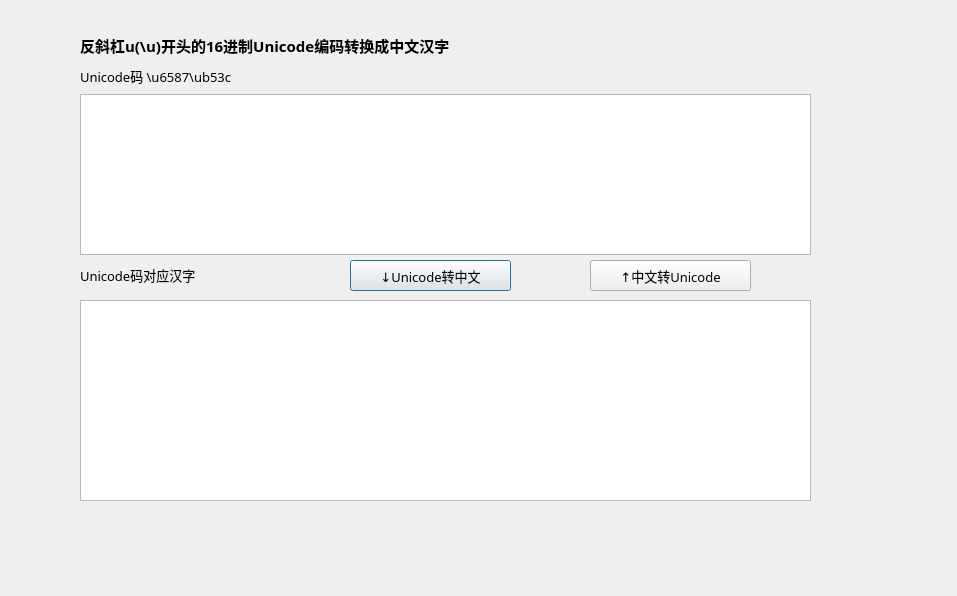
<?xml version="1.0" encoding="UTF-8"?>
<ui version="4.0">
 <class>UnicodeTozh</class>
 <widget class="QDialog" name="UnicodeTozh">
  <property name="geometry">
   <rect>
    <x>0</x>
    <y>0</y>
    <width>957</width>
    <height>596</height>
   </rect>
  </property>
  <property name="windowTitle">
   <string>Dialog</string>
  </property>
  <property name="styleSheet">
   <string notr="true">QDialog.bgw{
	border-right:1px solid rgb(170,170,170);
	background:qlineargradient(spread:reflect,
		x1:0,y1:0,x2:1,y2:0,
		stop:0 rgba(207,210,184,255),
		stop:1 rgba(198,210,100,255));
}
QPushButton:pressed {
         background-color: qlineargradient(x1: 0, y1: 0, x2: 0, y2: 1, stop: 0 #aadbfe, stop: 1 #f6f7fa);

}</string>
  </property>
  <property name="class" stdset="0">
   <string>bgw</string>
  </property>
  <widget class="QPushButton" name="pushButton">
   <property name="geometry">
    <rect>
     <x>350</x>
     <y>260</y>
     <width>161</width>
     <height>31</height>
    </rect>
   </property>
   <property name="font">
    <font>
     <family>微软雅黑</family>
     <pointsize>10</pointsize>
    </font>
   </property>
   <property name="text">
    <string>↓Unicode转中文</string>
   </property>
  </widget>
  <widget class="QLabel" name="label_7">
   <property name="geometry">
    <rect>
     <x>80</x>
     <y>264</y>
     <width>201</width>
     <height>21</height>
    </rect>
   </property>
   <property name="font">
    <font>
     <family>微软雅黑</family>
     <pointsize>10</pointsize>
    </font>
   </property>
   <property name="text">
    <string>Unicode码对应汉字</string>
   </property>
  </widget>
  <widget class="QPlainTextEdit" name="plainTextEdit">
   <property name="geometry">
    <rect>
     <x>80</x>
     <y>94</y>
     <width>731</width>
     <height>161</height>
    </rect>
   </property>
   <property name="font">
    <font>
     <family>微软雅黑</family>
     <weight>50</weight>
     <bold>false</bold>
    </font>
   </property>
  </widget>
  <widget class="QLabel" name="label_6">
   <property name="geometry">
    <rect>
     <x>80</x>
     <y>60</y>
     <width>221</width>
     <height>31</height>
    </rect>
   </property>
   <property name="font">
    <font>
     <family>微软雅黑</family>
     <pointsize>10</pointsize>
    </font>
   </property>
   <property name="text">
    <string>Unicode码 \u6587\ub53c</string>
   </property>
  </widget>
  <widget class="QPlainTextEdit" name="plainTextEdit_2">
   <property name="geometry">
    <rect>
     <x>80</x>
     <y>300</y>
     <width>731</width>
     <height>201</height>
    </rect>
   </property>
   <property name="font">
    <font>
     <family>微软雅黑</family>
     <weight>50</weight>
     <bold>false</bold>
    </font>
   </property>
  </widget>
  <widget class="QPushButton" name="pushButton_2">
   <property name="geometry">
    <rect>
     <x>590</x>
     <y>260</y>
     <width>161</width>
     <height>31</height>
    </rect>
   </property>
   <property name="font">
    <font>
     <family>微软雅黑</family>
     <pointsize>10</pointsize>
    </font>
   </property>
   <property name="text">
    <string>↑中文转Unicode</string>
   </property>
  </widget>
  <widget class="QLabel" name="label">
   <property name="geometry">
    <rect>
     <x>80</x>
     <y>30</y>
     <width>381</width>
     <height>31</height>
    </rect>
   </property>
   <property name="font">
    <font>
     <family>微软雅黑</family>
     <pointsize>11</pointsize>
     <weight>75</weight>
     <bold>true</bold>
    </font>
   </property>
   <property name="text">
    <string>反斜杠u(\u)开头的16进制Unicode编码转换成中文汉字</string>
   </property>
  </widget>
 </widget>
 <resources/>
 <connections/>
</ui>
